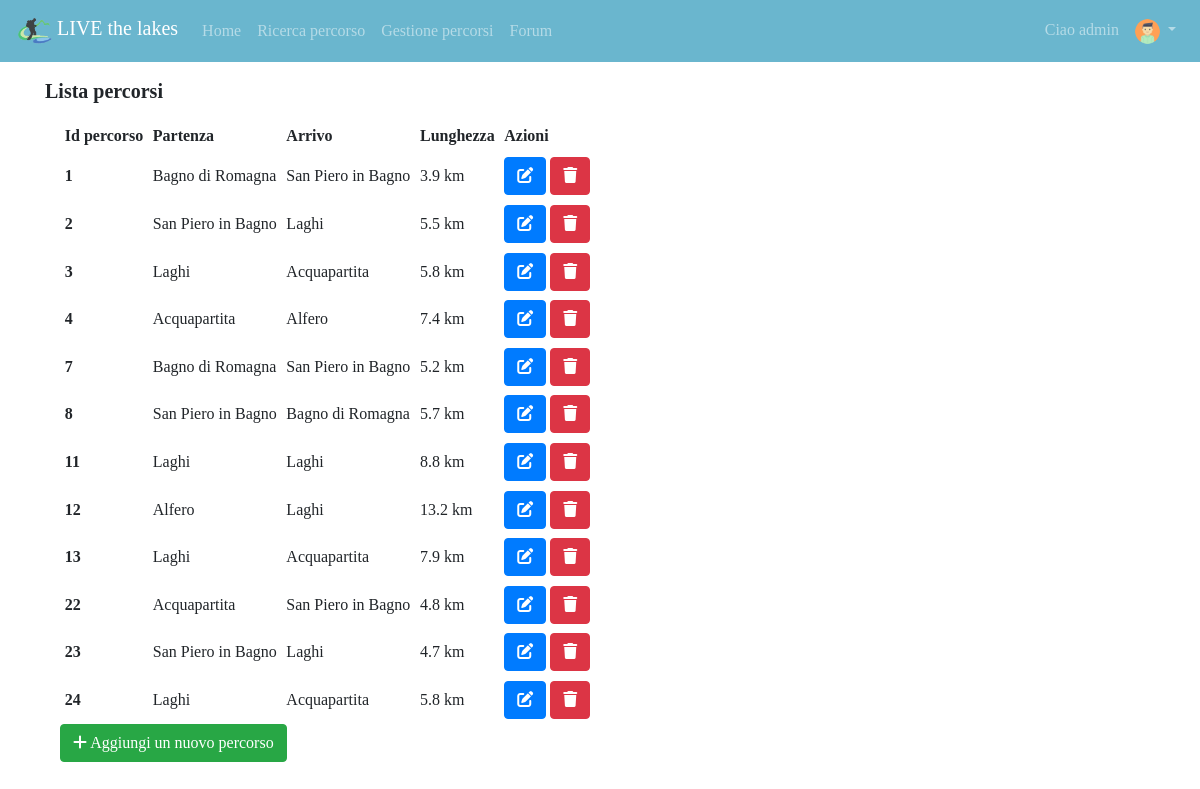
Screenshot of /path/show/ (signed in) with the database file from the repository.
### pathManagement/models.py (models this page shows, shortened)
class Path(models.Model):
    activityChoices = (
        ('relax', 'Relax'),
        ('didattica', 'Didattica'),
        ('esplorazione', 'Esplorazione'),
        ('escursionismo', 'Escursionismo'),
        ('sportivo', 'Sportivo'),
    )
    locationChoices = (
        ('bagnodiromagna', 'Bagno di Romagna'),
        ('sanpietroinbagno', 'San Piero in Bagno'),
        ('acquapartita', 'Acquapartita'),
        ('laghi', 'Laghi'),
        ('alfero', 'Alfero'),
    )
    difficultyChoices = (
        ('facile', 'Facile'),
        ('medio', 'Medio'),
        ('difficile', 'Difficile'),
    )
    contextChoices = (
        ('collinare', 'Collinare'),
        ('urbano', 'Urbano'),
        ('fluviale', 'Fluviale'),
        ('boschivo', 'Boschivo'),
        ('laghi', 'Laghi'),
    )
    transportChoices = (
        ('automobile', 'Automobile'),
        ('bicidacittà', 'Bici da città'),
        ('piedi', 'Piedi'),
        ('mountainbike', 'Mountain bike'),
    )
    audienceChoices = (
        ('famiglia', 'Famiglia'),
        ('gruppi', 'Gruppi'),
        ('coppie', 'Coppie'),
        ('mobilitàridotta', 'Mobilità ridotta'),
        ('escursionisti', 'Escursionisti'),
        ('sportivi', 'Sportivi'),
    )
    id = models.PositiveIntegerField(primary_key=True)
    activity = models.CharField(max_length=30, choices=activityChoices)
    start = models.CharField(max_length=30, choices=locationChoices)
    end = models.CharField(max_length=30, choices=locationChoices)
    gradient = models.IntegerField()
    walkTime = models.PositiveIntegerField()
    bikeTime = models.PositiveIntegerField(blank=True, default=0)
    carriageablePath = models.FloatField(blank=True, default=0, validators=[MinValueValidator(0)])
    nonCarriageablePath = models.FloatField(blank=True, default=0, validators=[MinValueValidator(0)])
    totalKilometers = models.FloatField(editable=False, blank=True, default='0')
    difficulty = models.CharField(max_length=30, choices=difficultyChoices)
    difficultyImage = models.ImageField(blank=False, upload_to=user_directory_path)
    context = MultiSelectField(choices=contextChoices)
    contextImage = models.ImageField(blank=False, upload_to=user_directory_path)
    transport = MultiSelectField(choices=transportChoices)
    transportImage = models.ImageField(blank=False, upload_to=user_directory_path)
    audience = MultiSelectField(choices=audienceChoices)
    audienceImage = models.ImageField(blank=False, upload_to=user_directory_path)
    path = models.ImageField(blank=False, upload_to=user_directory_path)
    cover = models.ImageField(blank=False, upload_to=user_directory_path)
    class Meta:
        ordering = ['id']

### pathManagement/views.py (the view)
# urls.py: path('show/', ShowPath.as_view(), name='showPath'),
class ShowPath(bc.StaffuserRequiredMixin, ListView):
    model = Path
    template_name = 'showPath.html'

### pathManagement/templates/showPath.html (shortened to what this page needs)
{% extends 'base.html' %}
{% block slideshow %}
    <div class="container py-4">
        <div class="col-md-12">
            <div class="row pb-2">
                <h5><b>Lista percorsi</b></h5>
            </div>
            <table class="table-sm"
                   data-toggle="table"
                   data-pagination="true"
                   data-search="true">
                <thead class="thead-light">
                <tr>
                    <th scope="col" data-sortable="true" data-field="id">Id percorso</th>
                    <th scope="col" data-sortable="true" data-field="start">Partenza</th>
                    <th scope="col" data-sortable="true" data-field="end">Arrivo</th>
                    <th scope="col" data-sortable="true" data-field="path">Lunghezza</th>
                    <th scope="col">Azioni</th>
                </tr>
                </thead>
                <tbody>
                {% for object in object_list %}
                    <tr>
                        <th scope="row">{{ object.id }}</th>
                        <td>{{ object.get_start_display }}</td>
                        <td>{{ object.get_end_display }}</td>
                        <td>{{ object.totalKilometers }} km</td>
                        <td>
                            <a role="button" class="btn btn-primary" href="{% url 'editPath' object.pk %}"
                               title="Modifica percorso"><i
                                    class="fas fa-edit"></i></a>
                            <a role="button" class="btn btn-danger" href="{% url 'removePath' object.pk %}"
                               title="Elimina categoria"
                               onclick="return confirm('Vuoi davvero eliminare la categoria?')"><i
                                    class="fas fa-trash"></i></a>
                        </td>
                    </tr>
                {% empty %}
                    <div class="alert alert-info" role="alert" style="text-align: center">
                        Nessun percorso ancora inserito, utilizza il pulsante
                        "Aggiungi un nuovo percorso"
                    </div>
                {% endfor %}
                </tbody>
            </table>
            <div class="float-left">
                 <a role="button" class="btn btn-success" href="{% url 'insertPath' %}"> <i
                    class="fas fa-plus"></i> Aggiungi un nuovo percorso</a>
            </div>
        </div>
    </div>
{% endblock %}

### templates/base.html (shortened to what this page needs)
{% load static %}
<!doctype html>
<html lang="en">
<head>
    <link rel="stylesheet" href="https://stackpath.bootstrapcdn.com/bootstrap/4.5.0/css/bootstrap.min.css"
>
    <link rel="stylesheet" href="https://cdnjs.cloudflare.com/ajax/libs/font-awesome/4.7.0/css/font-awesome.min.css">
    <link rel="stylesheet" href="https://unpkg.com/bootstrap-table@1.16.0/dist/bootstrap-table.min.css">
    <link rel="stylesheet" href="{% static 'css/style.css' %}">
</head>
<body>
<header>
    <nav class="navbar navbar-expand-md navbar-dark fixed-top">
        <a class="navbar-brand" href="{% url 'homepage' %}">
            <img src="{% static "img/logo.png" %}" width="36" height="36"
                 class="d-inline-block align-top" alt=""> LIVE the lakes
        </a>
        <div class="collapse navbar-collapse" id="navbarNav">
            <ul class="navbar-nav">
                <li class="nav-item">
                    <a class="nav-link" href="{% url 'homepage' %}">Home <span class="sr-only">(current)</span></a>
                </li>
                <li class="nav-item">
                    <a class="nav-link" href="{% url 'searchPath' %}">Ricerca percorso</a>
                </li>
                {% if request.user.is_staff %}
                    <li class="nav-item">
                        <a class="nav-link" href="{% url 'showPath' %}">Gestione percorsi</a>
                    </li>
                {% endif %}
                <li class="nav-item">
                    <a class="nav-link" href="{% url 'mainPageCategory' %}">Forum</a>
                </li>
            </ul>
            {% if not user.is_authenticated %}
                <ul class="navbar-nav ml-auto">
                    <li class="nav-item">
                        <a class="nav-link" href="{% url 'login' %}">Accedi</a>
                    </li>
                    <li class="nav-item">
                        <a class="nav-link" href="{% url 'registration' %}">Registrati</a>
                    </li>
                </ul>
            {% else %}
                <ul class="navbar-nav ml-auto">
                    <li class="nav-link">Ciao {{ user.username }} </li>
                    <li class="nav-item dropdown">
                        <a class="nav-link dropdown-toggle" href="#" id="navbarDropdown" role="button"
                           data-toggle="dropdown" aria-haspopup="true" aria-expanded="false">
                            <img class="rounded-circle" width="25" height="25" src="{{ user.profile.avatar.url }}">
                        </a>
                    </li>
                </ul>
            {% endif %}
        </div>
    </nav>
    {% block slideshow %}    {% endblock %}
</header>
</body>
</html>

### static/css/style.css (style rules this page uses)
body { padding-top: 55px; height: 100%; position: relative; background-color: white; font-family: CustomFont; }
.navbar { background-color: #6ab6ce; }
html, header, .view { height: 100%; }

### rows the page displays
Path: id "1", start "Bagno di Romagna", end "San Piero in Bagno", totalKilometers "3.9"
Path: id "2", start "San Piero in Bagno", end "Laghi", totalKilometers "5.5"
Path: id "3", start "Laghi", end "Acquapartita", totalKilometers "5.8"
Path: id "4", start "Acquapartita", end "Alfero", totalKilometers "7.4"
Path: id "7", start "Bagno di Romagna", end "San Piero in Bagno", totalKilometers "5.2"
Path: id "8", start "San Piero in Bagno", end "Bagno di Romagna", totalKilometers "5.7"
Path: id "11", start "Laghi", end "Laghi", totalKilometers "8.8"
Path: id "12", start "Alfero", end "Laghi", totalKilometers "13.2"
Path: id "13", start "Laghi", end "Acquapartita", totalKilometers "7.9"
Path: id "22", start "Acquapartita", end "San Piero in Bagno", totalKilometers "4.8"
Path: id "23", start "San Piero in Bagno", end "Laghi", totalKilometers "4.7"
Path: id "24", start "Laghi", end "Acquapartita", totalKilometers "5.8"

### other values shown
{{ user.username }} "admin"
